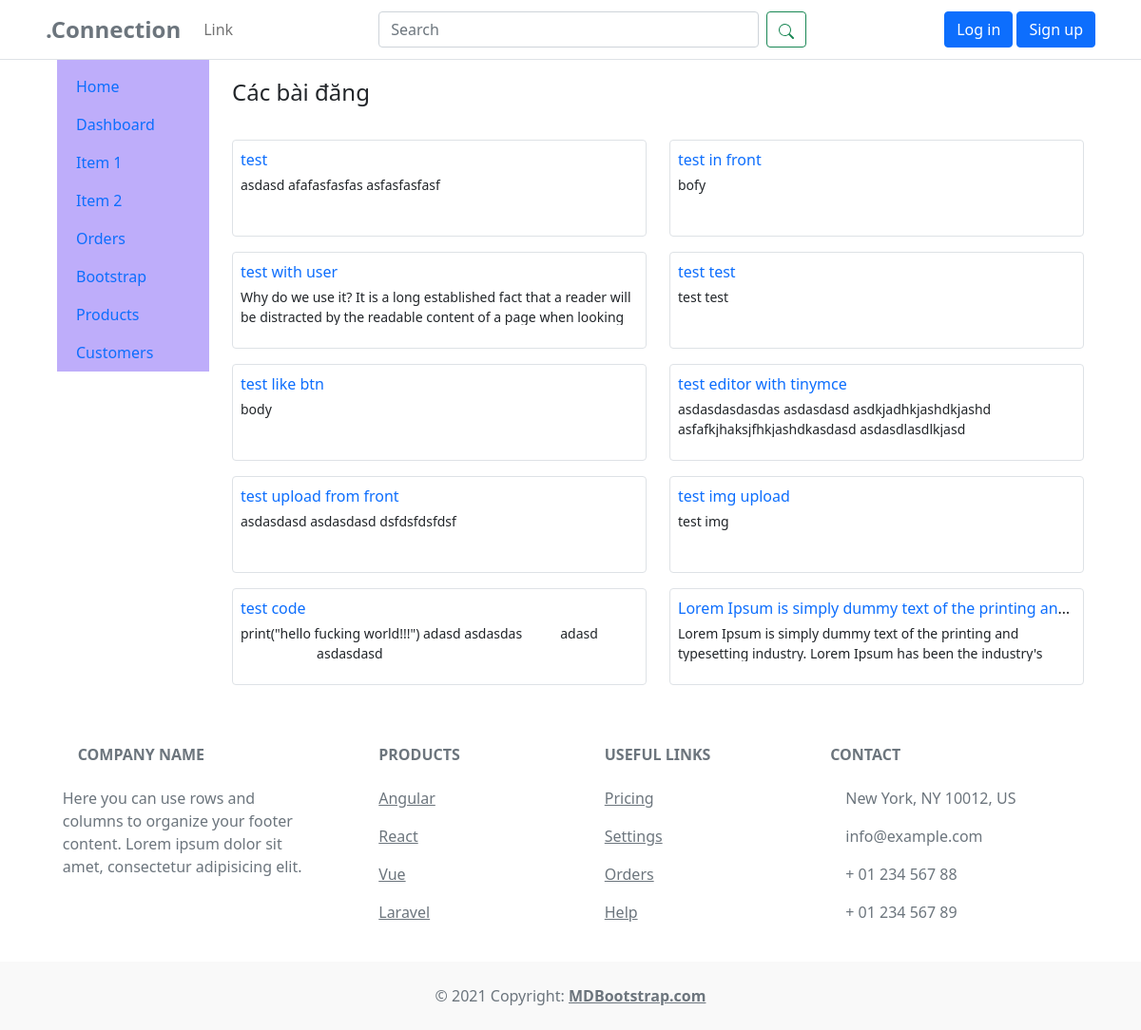
The app's page /, older data.
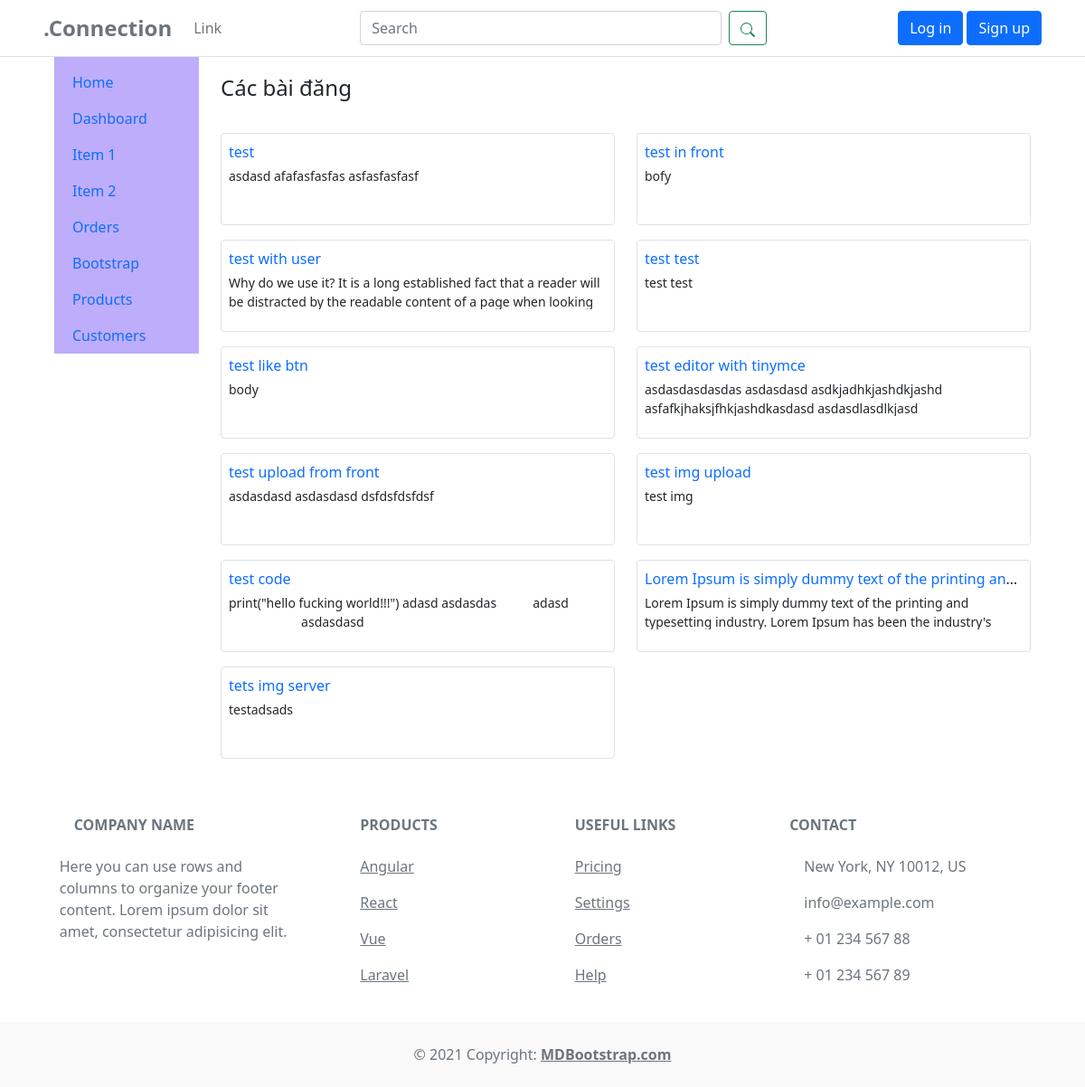
The same page, newer data.
### app/models.py (models this page shows, shortened)
class Post(models.Model):
    title = models.CharField(max_length=200)
    content = HTMLField()
    user = models.ForeignKey(User, on_delete=models.CASCADE, default=None)
    likes = models.ManyToManyField(User, related_name='liked_posts')
    pub_date = models.DateTimeField(auto_now_add=True)

### app/views.py (the view)
# urls.py: path('', views.index, name="index"),
def index(req):
    posts = Post.objects.all()
    return render(req, 'app/index.html', {'posts': posts})

### templates/app/index.html
{% extends "components/base.html"%}
{% load static %}
{% block extrastyles %}
<link rel="stylesheet" type="text/css" href="{% static 'css/app.css' %}" />
{% endblock extrastyles %}
{% block content %}
<p class="fs-4">Các bài đăng</p>
<div class="row">
  {% for post in posts %}
  <div class="col-xl-6">
    <div class="border rounded p-2 mt-3">
      <div class="text-truncate mb-1">
        <a class="text-decoration-none" href="{% url 'post' id=post.id %}">{{ post.title }}</a>
      </div>
      <div>
        <p class="text-truncate text-sm text-wrap post-content">
          {{ post.content|striptags }}
        </p>
      </div>
    </div>
  </div>
  {% endfor %}
</div>
{% endblock content %}

### templates/components/base.html (shortened to what this page needs)
{% load static %}
<!DOCTYPE html>
<html lang="en">
<head>
  <link href="https://cdn.jsdelivr.net/npm/bootstrap@5.0.2/dist/css/bootstrap.min.css" rel="stylesheet"
 />
  <link rel="stylesheet" type="text/css" href="{% static 'css/styles.css' %}" />
  {% block extrastyles %}{% endblock extrastyles %}
</head>
<body>
  {% include "components/navbar.html" %}
  <div class="container-fluid">
    <div class="px-5">
      <div class="row flex-nowrap">
        {% include "components/side.html" %}
        <div class="col-10 py-3">{% block content %}{% endblock content %}</div>
      </div>
    </div>
  </div>
  {% include "components/footer.html" %}
</body>
</html>

### templates/components/navbar.html (shortened to what this page needs)
<nav class="navbar navbar-expand-lg navbar-light border-bottom">
  <div class="container-fluid px-5">
    <a class="navbar-brand text-secondary fw-bold fs-4" href="{% url "index" %}">.Connection</a>
    <div class="collapse navbar-collapse d-lg-flex justify-content-between" id="navbarSupportedContent">
      <ul class="navbar-nav mb-2 mb-lg-0">
        <li class="nav-item">
          <a class="nav-link" href="#">Link</a>
        </li>
      </ul>
      <form class="d-flex" method="GET" action="{% url 'search' %}">
        <input class="form-control me-2 nav-search" type="search" placeholder="Search" aria-label="Search" name="q" />
        <button class="btn btn-outline-success" type="submit">
        </button>
      </form>
      <div class="mt-lg-0 mt-3">
        {% if request.user.is_authenticated %}
        <a class="p-2 text-dark text-decoration-none" href="{% url 'account' %}">Account</a>
        <a class="p-2 text-dark text-decoration-none" href="{% url 'newpost' %}">Create post</a>
        <a class="p-2 text-dark" href="{% url 'logout' %}">Logout</a>
        {% else %}
        <button class="btn btn-primary">
          <a class="text-white text-decoration-none" href="{% url "login" %}">Log in</a>
        </button>
        <button class="btn btn-primary">
          <a class="text-white text-decoration-none" href="{% url "register" %}">Sign up</a>
        </button>
        {% endif %}
      </div>
    </div>
  </div>
</nav>

### templates/components/side.html (shortened to what this page needs)
<div class="col-2">
  <div
    class="d-flex flex-column align-items-center align-items-sm-start px-3 pt-2 text-white"
    style="background-color: #BEADFA"
  >
    <ul
      class="nav nav-pills flex-column mb-sm-auto mb-0 align-items-center align-items-sm-start"
      id="menu"
    >
      <li class="nav-item">
        <a href="#" class="nav-link align-middle px-0">
          <span class="ms-1 d-none d-sm-inline">Home</span>
        </a>
      </li>
      <li>
        <a
          href="#submenu1"
          data-bs-toggle="collapse"
          class="nav-link px-0 align-middle"
        >
          <span class="ms-1 d-none d-sm-inline">Dashboard</span>
        </a>
        <ul
          class="collapse show nav flex-column ms-1"
          id="submenu1"
          data-bs-parent="#menu"
        >
          <li class="w-100">
            <a href="#" class="nav-link px-0">
              <span class="d-none d-sm-inline">Item</span> 1
            </a>
          </li>
          <li>
            <a href="#" class="nav-link px-0">
              <span class="d-none d-sm-inline">Item</span> 2
            </a>
          </li>
        </ul>
      </li>
      <li>
        <a href="#" class="nav-link px-0 align-middle">
          <span class="ms-1 d-none d-sm-inline">Orders</span></a
        >
      </li>
      <li>
        <a
          href="#submenu2"
          data-bs-toggle="collapse"
          class="nav-link px-0 align-middle"
        >
          <span class="ms-1 d-none d-sm-inline">Bootstrap</span></a
        >
      </li>
      <li>
        <a
          href="#submenu3"
          data-bs-toggle="collapse"
          class="nav-link px-0 align-middle"
        >
          <span class="ms-1 d-none d-sm-inline">Products</span>
        </a>
      </li>
      <li>
        <a href="#" class="nav-link px-0 align-middle">
          <span class="ms-1 d-none d-sm-inline">Customers</span>
        </a>
      </li>
    </ul>
  </div>
</div>

### templates/components/footer.html (shortened to what this page needs)
<footer class="text-center text-lg-start bg-white text-muted">
  <section class="">
    <div class="container text-center text-md-start mt-5">
      <div class="row mt-3">
        <div class="col-md-3 col-lg-4 col-xl-3 mx-auto mb-4">
          <h6 class="text-uppercase fw-bold mb-4">
            Company name
          </h6>
          <p>
            Here you can use rows and columns to organize your footer content.
            Lorem ipsum dolor sit amet, consectetur adipisicing elit.
          </p>
        </div>
        <div class="col-md-2 col-lg-2 col-xl-2 mx-auto mb-4">
          <h6 class="text-uppercase fw-bold mb-4">Products</h6>
          <p>
            <a href="#!" class="text-reset">Angular</a>
          </p>
          <p>
            <a href="#!" class="text-reset">React</a>
          </p>
          <p>
            <a href="#!" class="text-reset">Vue</a>
          </p>
          <p>
            <a href="#!" class="text-reset">Laravel</a>
          </p>
        </div>
        <div class="col-md-3 col-lg-2 col-xl-2 mx-auto mb-4">
          <h6 class="text-uppercase fw-bold mb-4">Useful links</h6>
          <p>
            <a href="#!" class="text-reset">Pricing</a>
          </p>
          <p>
            <a href="#!" class="text-reset">Settings</a>
          </p>
          <p>
            <a href="#!" class="text-reset">Orders</a>
          </p>
          <p>
            <a href="#!" class="text-reset">Help</a>
          </p>
        </div>
        <div class="col-md-4 col-lg-3 col-xl-3 mx-auto mb-md-0 mb-4">
          <h6 class="text-uppercase fw-bold mb-4">Contact</h6>
          <p>
             New York, NY 10012,
            US
          </p>
          <p>
            info@example.com
          </p>
          <p>
             + 01 234 567 88
          </p>
          <p>
             + 01 234 567 89
          </p>
        </div>
      </div>
    </div>
  </section>
  <div class="text-center p-4" style="background-color: rgba(0, 0, 0, 0.025)">
    © 2021 Copyright:
    <a class="text-reset fw-bold" href="https://mdbootstrap.com/"
      >MDBootstrap.com</a
    >
  </div>
</footer>

### static/css/styles.css (style rules this page uses)
.text-sm { font-size: 14px; }

### static/css/app.css (style rules this page uses)
.post-content { height: 40px; }

Row changes from the older to the newer data that the page shows:
added Post: title "tets img server", content "testadsads"
